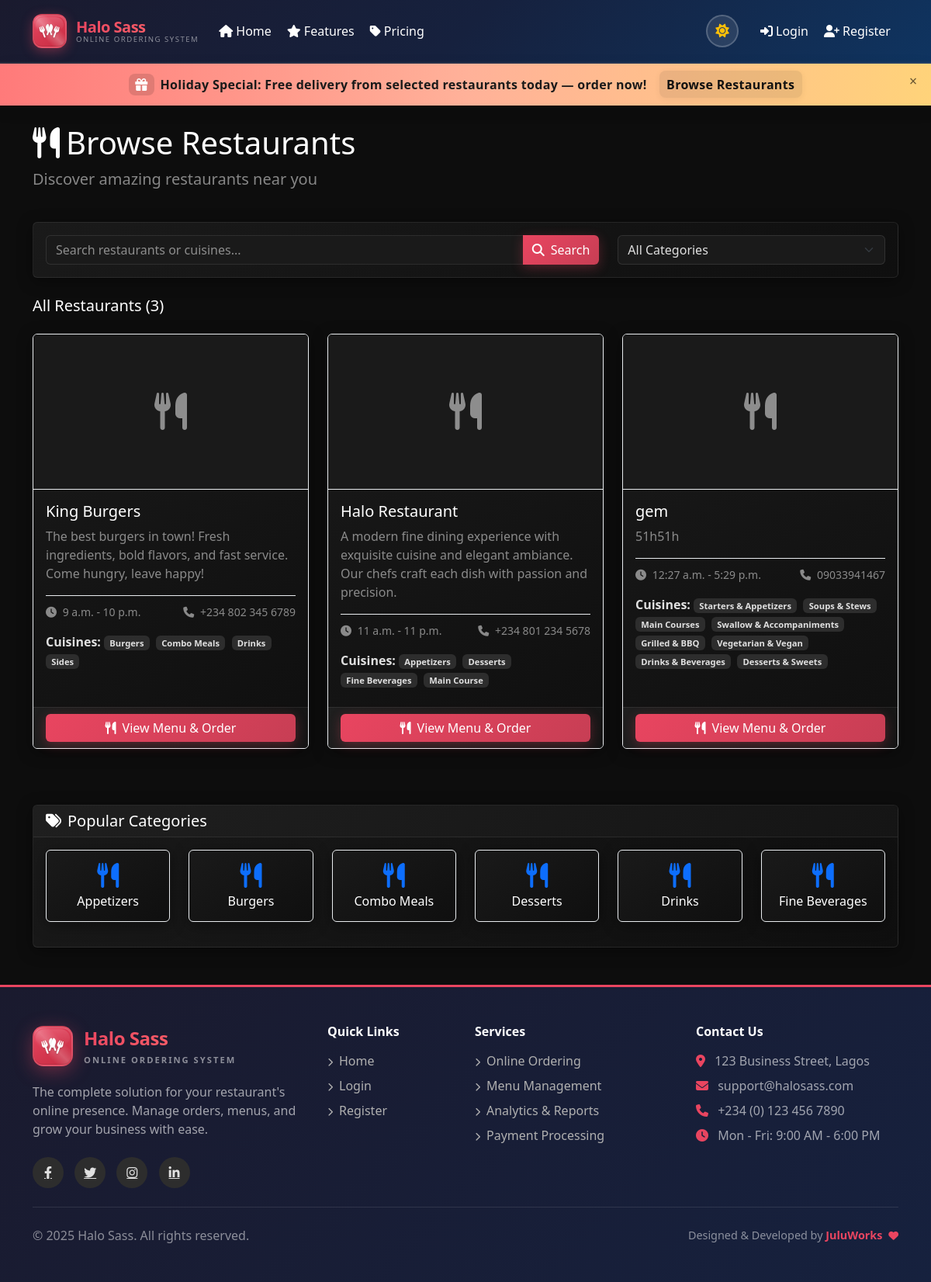
The page /browse/ on the database its author committed.
### restaurants/models.py (models this page shows, shortened)
class Restaurant(models.Model):
    owner = models.ForeignKey(User, on_delete=models.CASCADE, limit_choices_to={'role': 'restaurant_owner'})
    name = models.CharField(max_length=100)
    slug = models.SlugField(unique=True)
    description = models.TextField(blank=True)
    address = models.TextField()
    phone = models.CharField(max_length=15)
    email = models.EmailField()
    logo = models.ImageField(upload_to='restaurant_logos/', blank=True, null=True)
    banner_image = models.ImageField(upload_to='restaurant_banners/', blank=True, null=True)
    opening_time = models.TimeField()
    closing_time = models.TimeField()
    hero_title = models.CharField(max_length=200, blank=True, default="")
    hero_subtitle = models.TextField(blank=True, default="")
    hero_image = models.ImageField(upload_to='restaurant_hero/', blank=True, null=True)
    about_title = models.CharField(max_length=200, blank=True, default="Our Story")
    about_content = models.TextField(blank=True, default="")
    chef_name = models.CharField(max_length=100, blank=True, default="")
    chef_bio = models.TextField(blank=True, default="")
    chef_image = models.ImageField(upload_to='chef_images/', blank=True, null=True)
    website = models.URLField(blank=True, default="")
    facebook = models.URLField(blank=True, default="")
    instagram = models.URLField(blank=True, default="")
    twitter = models.URLField(blank=True, default="")
    accepts_cash = models.BooleanField(default=True, help_text="Accept cash payments")
    accepts_card = models.BooleanField(default=False, help_text="Accept card payments (Visa, Mastercard)")
    accepts_bank_transfer = models.BooleanField(default=False, help_text="Accept bank transfers")
    accepts_mobile_money = models.BooleanField(default=False, help_text="Accept mobile money (MTN, Airtel, etc.)")
    accepts_paystack = models.BooleanField(default=False, help_text="Accept Paystack online payments")
    accepts_pos = models.BooleanField(default=False, help_text="Accept POS terminal payments")
    bank_name = models.CharField(max_length=100, blank=True, default="")
    bank_account_number = models.CharField(max_length=20, blank=True, default="")
    bank_account_name = models.CharField(max_length=100, blank=True, default="")
    mobile_money_number = models.CharField(max_length=20, blank=True, default="")
    mobile_money_provider = models.CharField(max_length=50, blank=True, default="")
    TEMPLATE_CHOICES = [
        ('classic', 'Classic'),
        ('modern', 'Modern'),
        ('minimal', 'Minimal'),
        ('elegant', 'Elegant'),
        ('fastfood', 'Fast Food'),
    ]
    template_style = models.CharField(max_length=20, choices=TEMPLATE_CHOICES, default='classic')
    FONT_CHOICES = [
        ('default', 'Default (System)'),
        ('modern', 'Modern (Poppins)'),
        ('classic', 'Classic (Playfair Display)'),
        ('playful', 'Playful (Fredoka)'),
        ('elegant', 'Elegant (Cormorant Garamond)'),
        ('bold', 'Bold (Montserrat)'),
    ]
    font_style = models.CharField(max_length=20, choices=FONT_CHOICES, default='default')
    HEADER_CHOICES = [
        ('full_banner', 'Full Banner'),
        ('compact', 'Compact Header'),
        ('split', 'Split Layout'),
        ('video', 'Video Background'),
        ('slideshow', 'Image Slideshow'),
    ]
    header_style = models.CharField(max_length=20, choices=HEADER_CHOICES, default='full_banner')
    header_video = models.FileField(upload_to='restaurant_videos/', blank=True, null=True)
    MENU_LAYOUT_CHOICES = [
        ('grid', 'Grid Cards'),
        ('list', 'List View'),
        ('gallery', 'Image Gallery'),
        ('compact', 'Compact List'),
        ('magazine', 'Magazine Style'),
    ]
    menu_layout = models.CharField(max_length=20, choices=MENU_LAYOUT_CHOICES, default='grid')
    BUTTON_STYLE_CHOICES = [
        ('rounded', 'Rounded'),
        ('sharp', 'Sharp Corners'),
        ('pill', 'Pill Shape'),
        ('outline', 'Outline Only'),
        ('gradient', 'Gradient'),
    ]
    button_style = models.CharField(max_length=20, choices=BUTTON_STYLE_CHOICES, default='rounded')
    primary_color = models.CharField(max_length=7, blank=True, default="#007bff")
    secondary_color = models.CharField(max_length=7, blank=True, default="#6c757d")
    accent_color = models.CharField(max_length=7, blank=True, default="#28a745")
    text_color = models.CharField(max_length=7, blank=True, default="#333333")
    background_color = models.CharField(max_length=7, blank=True, default="#ffffff")
    header_bg_color = models.CharField(max_length=7, blank=True, default="#000000")
    header_text_color = models.CharField(max_length=7, blank=True, default="#ffffff")
    show_hero = models.BooleanField(default=True, help_text="Show hero/banner section")
    show_about = models.BooleanField(default=True, help_text="Show about section")
    show_gallery = models.BooleanField(default=True, help_text="Show gallery section")
    show_reviews = models.BooleanField(default=True, help_text="Show reviews section")
    show_contact = models.BooleanField(default=True, help_text="Show contact section")
    show_social = models.BooleanField(default=True, help_text="Show social media links")
    show_chef = models.BooleanField(default=False, help_text="Show chef information")
    show_hours = models.BooleanField(default=True, help_text="Show opening hours")
    custom_css = models.TextField(blank=True, default="", help_text="Custom CSS for advanced styling")
    is_active = models.BooleanField(default=True)
    created_at = models.DateTimeField(auto_now_add=True)
    updated_at = models.DateTimeField(auto_now=True)
    class Meta:
        ordering = ['-created_at']

class Category(models.Model):
    restaurant = models.ForeignKey(Restaurant, on_delete=models.CASCADE)
    name = models.CharField(max_length=50)
    description = models.TextField(blank=True)
    order = models.PositiveIntegerField(default=0)
    class Meta:
        ordering = ['order', 'name']
        verbose_name_plural = 'Categories'

### core/views.py (the view)
# urls.py: path('browse/', views.browse_restaurants, name='browse_restaurants'),
def browse_restaurants(request):
    restaurants = Restaurant.objects.filter(is_active=True)
    search_query = request.GET.get('search', '')
    if search_query:
        restaurants = restaurants.filter(
            Q(name__icontains=search_query) |
            Q(description__icontains=search_query) |
            Q(category__name__icontains=search_query)
        ).distinct()
    category_filter = request.GET.get('category', '')
    if category_filter:
        restaurants = restaurants.filter(category__name__iexact=category_filter)
    categories = Category.objects.filter(restaurant__is_active=True).values_list('name', flat=True).distinct()
    context = {
        'restaurants': restaurants,
        'search_query': search_query,
        'category_filter': category_filter,
        'categories': categories,
        'total_restaurants': restaurants.count(),
    }
    return render(request, 'core/browse_restaurants.html', context)

### templates/core/browse_restaurants.html (shortened to what this page needs)
{% extends 'base.html' %}
{% block content %}
<div class="container mt-4">
    <div class="row mb-4">
        <div class="col-12">
            <h1>
                <i class="fas fa-utensils me-2"></i>Browse Restaurants
            </h1>
            <p class="lead text-muted">Discover amazing restaurants near you</p>
        </div>
    </div>
    <div class="card mb-4">
        <div class="card-body">
            <div class="row">
                <div class="col-md-8">
                    <form method="get" class="d-flex">
                        <div class="input-group">
                            <input type="text" name="search" class="form-control"
                                placeholder="Search restaurants or cuisines..." value="{{ search_query }}">
                            <button class="btn btn-primary" type="submit">
                                <i class="fas fa-search me-2"></i>Search
                            </button>
                        </div>
                    </form>
                </div>
                <div class="col-md-4">
                    <form method="get" class="d-flex">
                        <select name="category" class="form-select" onchange="this.form.submit()">
                            <option value="">All Categories</option>
                        </select>
                    </form>
                </div>
            </div>
        </div>
    </div>
    <div class="d-flex justify-content-between align-items-center mb-4">
        <h5 class="mb-0">
            {% if search_query or category_filter %}
            {{ total_restaurants }} restaurant{{ total_restaurants|pluralize }} found
            {% if search_query %}for "{{ search_query }}"{% endif %}
            {% if category_filter %}in {{ category_filter }}{% endif %}
            {% else %}
            All Restaurants ({{ total_restaurants }})
            {% endif %}
        </h5>
    </div>
    <div class="row">
        {% if restaurants %}
        {% for restaurant in restaurants %}
        <div class="col-md-6 col-lg-4 mb-4">
            <div class="card h-100 restaurant-card">
                {% if restaurant.logo %}
                <img src="{{ restaurant.logo.url }}" class="card-img-top" alt="{{ restaurant.name }}"
                    style="height: 200px; object-fit: cover;">
                {% else %}
                <div class="card-img-top bg-light d-flex align-items-center justify-content-center"
                    style="height: 200px;">
                    <i class="fas fa-utensils fa-3x text-muted"></i>
                </div>
                {% endif %}
                <div class="card-body">
                    <h5 class="card-title">{{ restaurant.name }}</h5>
                    <p class="card-text text-muted">{{ restaurant.description|truncatewords:20 }}</p>
                    <div class="restaurant-meta mb-3">
                        <div class="d-flex justify-content-between text-muted small">
                            <span>
                                <i class="fas fa-clock me-1"></i>
                                {{ restaurant.opening_time }} - {{ restaurant.closing_time }}
                            </span>
                            <span>
                                <i class="fas fa-phone me-1"></i>
                                {{ restaurant.phone }}
                            </span>
                        </div>
                    </div>
                    <div class="restaurant-features">
                        {% with categories=restaurant.category_set.all %}
                        {% if categories %}
                        <div class="mb-2">
                            <strong>Cuisines:</strong>
                            {% for category in categories %}
                            <span class="badge bg-light text-dark me-1">{{ category.name }}</span>
                            {% endfor %}
                        </div>
                        {% endif %}
                        {% endwith %}
                    </div>
                </div>
                <div class="card-footer bg-transparent">
                    <div class="d-grid gap-2">
                        <a href="{% url 'restaurant_detail' restaurant.slug %}" class="btn btn-primary">
                            <i class="fas fa-utensils me-2"></i>View Menu & Order
                        </a>
                    </div>
                </div>
            </div>
        </div>
        {% endfor %}
        {% endif %}
    </div>
    {% if not search_query and not category_filter and categories %}
    <div class="row mt-5">
        <div class="col-12">
            <div class="card">
                <div class="card-header bg-light">
                    <h5 class="mb-0">
                        <i class="fas fa-tags me-2"></i>Popular Categories
                    </h5>
                </div>
                <div class="card-body">
                    <div class="row">
                        {% for category in categories|slice:":6" %}
                        <div class="col-md-4 col-lg-2 mb-3">
                            <a href="{% url 'browse_restaurants' %}?category={{ category }}"
                                class="text-decoration-none">
                                <div class="card text-center h-100 category-card">
                                    <div class="card-body">
                                        <i class="fas fa-utensils fa-2x text-primary mb-2"></i>
                                        <h6 class="card-title mb-0">{{ category }}</h6>
                                    </div>
                                </div>
                            </a>
                        </div>
                        {% endfor %}
                    </div>
                </div>
            </div>
        </div>
    </div>
    {% endif %}
</div>
{% endblock %}

### rows shown on the page
Restaurant: name "King Burgers", description "The best burgers in town! Fresh ingredients, bold flavors, and fast service. Come hungry, leave happy!", opening_time "9 a.m.", closing_time "10 p.m.", phone "+234 802 345 6789"
Category: name "Burgers"
Category: name "Combo Meals"
Category: name "Drinks"
Category: name "Sides"
Restaurant: name "Halo Restaurant", description "A modern fine dining experience with exquisite cuisine and elegant ambiance. Our chefs craft each dish with passion and precision.", opening_time "11 a.m.", closing_time "11 p.m.", phone "+234 801 234 5678"
Category: name "Appetizers"
Category: name "Desserts"
Category: name "Fine Beverages"
Category: name "Main Course"
Restaurant: name "gem", description "51h51h", opening_time "12:27 a.m.", closing_time "5:29 p.m.", phone "09033941467"
Category: name "Starters & Appetizers"
Category: name "Soups & Stews"
Category: name "Main Courses"
Category: name "Swallow & Accompaniments"
Category: name "Grilled & BBQ"
Category: name "Vegetarian & Vegan"
Category: name "Drinks & Beverages"
Category: name "Desserts & Sweets"

### other values the page prints
{{ total_restaurants }} "3"
{{ category }} "Appetizers" "Burgers" "Combo Meals" "Desserts" "Drinks" "Fine Beverages"
